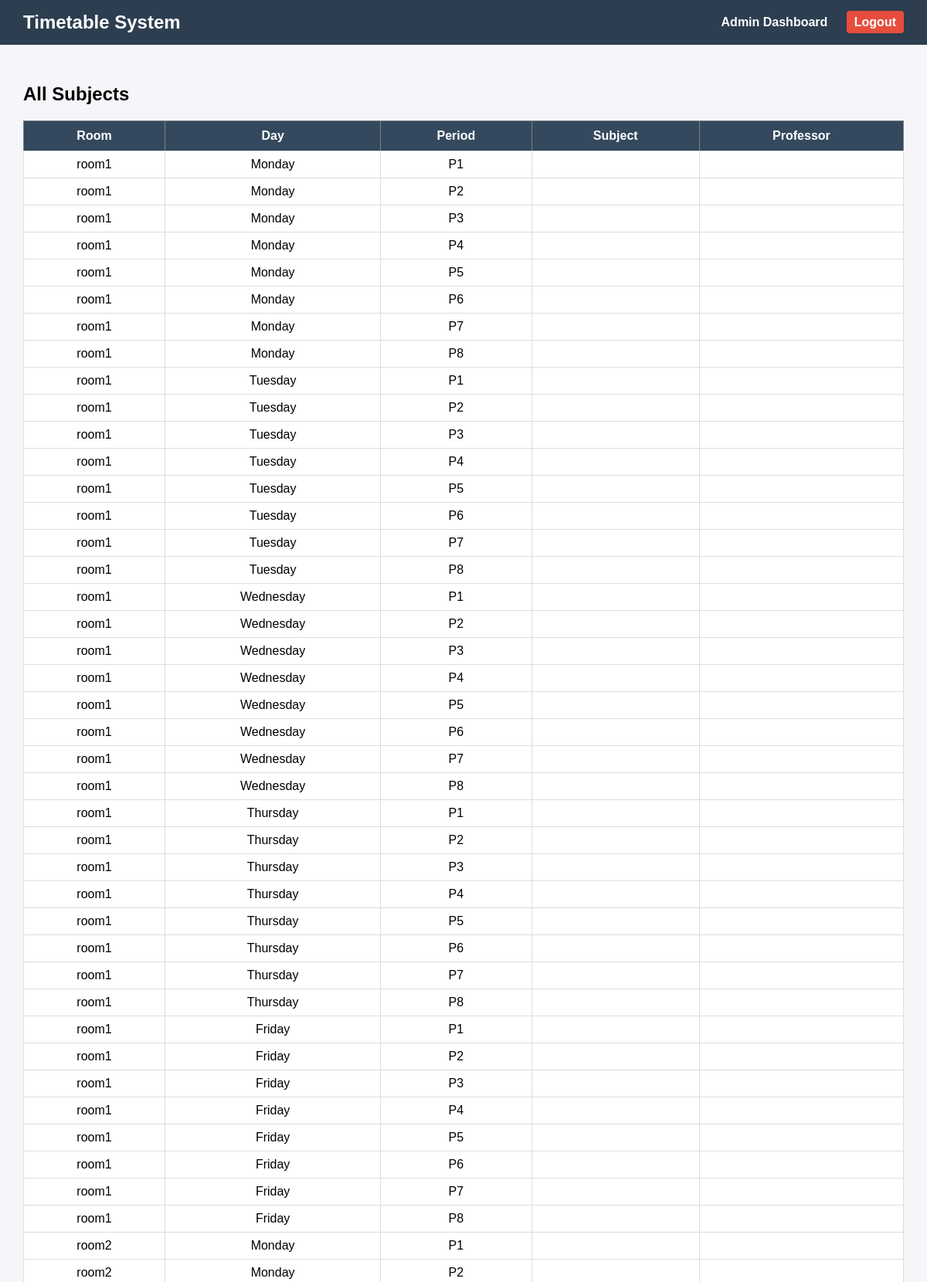
The page /view_all (signed in, upper part) on the database its author committed.
### models.py (models this page shows)
class Timetable(db.Model):
    id = db.Column(db.Integer, primary_key=True)
    room = db.Column(db.String(50))
    day = db.Column(db.String(50))
    period = db.Column(db.String(10))
    department = db.Column(db.String(50))   # CS, Civil, ECE
    subject = db.Column(db.String(100))     # OS, CN, DSA
    professor = db.Column(db.String(100))

### app.py (the view)
@app.route("/view_all")
@login_required
def view_all():
    data = Timetable.query.all()
    return render_template("view_all.html", data=data)

### app.py (called while the page is built)
@login_manager.user_loader
def load_user(user_id):
    return User.query.get(int(user_id))

### templates/view_all.html
{% extends "base.html" %}
{% block content %}
<h2>All Subjects</h2>
<table border="1">
<tr>
<th>Room</th>
<th>Day</th>
<th>Period</th>
<th>Subject</th>
<th>Professor</th>
</tr>
{% for d in data %}
<tr>
<td>{{d.room}}</td>
<td>{{d.day}}</td>
<td>{{d.period}}</td>
<td>{{d.subject}}</td>
<td>{{d.professor}}</td>
</tr>
{% endfor %}
</table>
{% endblock %}

### static/style.css (style rules this page uses)
body { font-family: Arial, sans-serif; margin:0; background:#f4f6f9; }
table { width:100%; border-collapse:collapse; background:white; }
th { background:#34495e; color:white; padding:10px; }
td { border:1px solid #ddd; padding:8px; text-align:center; }

### rows shown on the page
Timetable: room "room1", day "Monday", period "P1"
Timetable: room "room1", day "Monday", period "P2"
Timetable: room "room1", day "Monday", period "P3"
Timetable: room "room1", day "Monday", period "P4"
Timetable: room "room1", day "Monday", period "P5"
Timetable: room "room1", day "Monday", period "P6"
Timetable: room "room1", day "Monday", period "P7"
Timetable: room "room1", day "Monday", period "P8"
Timetable: room "room1", day "Tuesday", period "P1"
Timetable: room "room1", day "Tuesday", period "P2"
Timetable: room "room1", day "Tuesday", period "P3"
Timetable: room "room1", day "Tuesday", period "P4"
Timetable: room "room1", day "Tuesday", period "P5"
Timetable: room "room1", day "Tuesday", period "P6"
Timetable: room "room1", day "Tuesday", period "P7"
Timetable: room "room1", day "Tuesday", period "P8"
Timetable: room "room1", day "Wednesday", period "P1"
Timetable: room "room1", day "Wednesday", period "P2"
Timetable: room "room1", day "Wednesday", period "P3"
Timetable: room "room1", day "Wednesday", period "P4"
Timetable: room "room1", day "Wednesday", period "P5"
Timetable: room "room1", day "Wednesday", period "P6"
Timetable: room "room1", day "Wednesday", period "P7"
Timetable: room "room1", day "Wednesday", period "P8"
Timetable: room "room1", day "Thursday", period "P1"
Timetable: room "room1", day "Thursday", period "P2"
Timetable: room "room1", day "Thursday", period "P3"
Timetable: room "room1", day "Thursday", period "P4"
Timetable: room "room1", day "Thursday", period "P5"
Timetable: room "room1", day "Thursday", period "P6"
Timetable: room "room1", day "Thursday", period "P7"
Timetable: room "room1", day "Thursday", period "P8"
Timetable: room "room1", day "Friday", period "P1"
Timetable: room "room1", day "Friday", period "P2"
Timetable: room "room1", day "Friday", period "P3"
Timetable: room "room1", day "Friday", period "P4"
Timetable: room "room1", day "Friday", period "P5"
Timetable: room "room1", day "Friday", period "P6"
Timetable: room "room1", day "Friday", period "P7"
Timetable: room "room1", day "Friday", period "P8"
Timetable: room "room2", day "Monday", period "P1"
Timetable: room "room2", day "Monday", period "P2"
